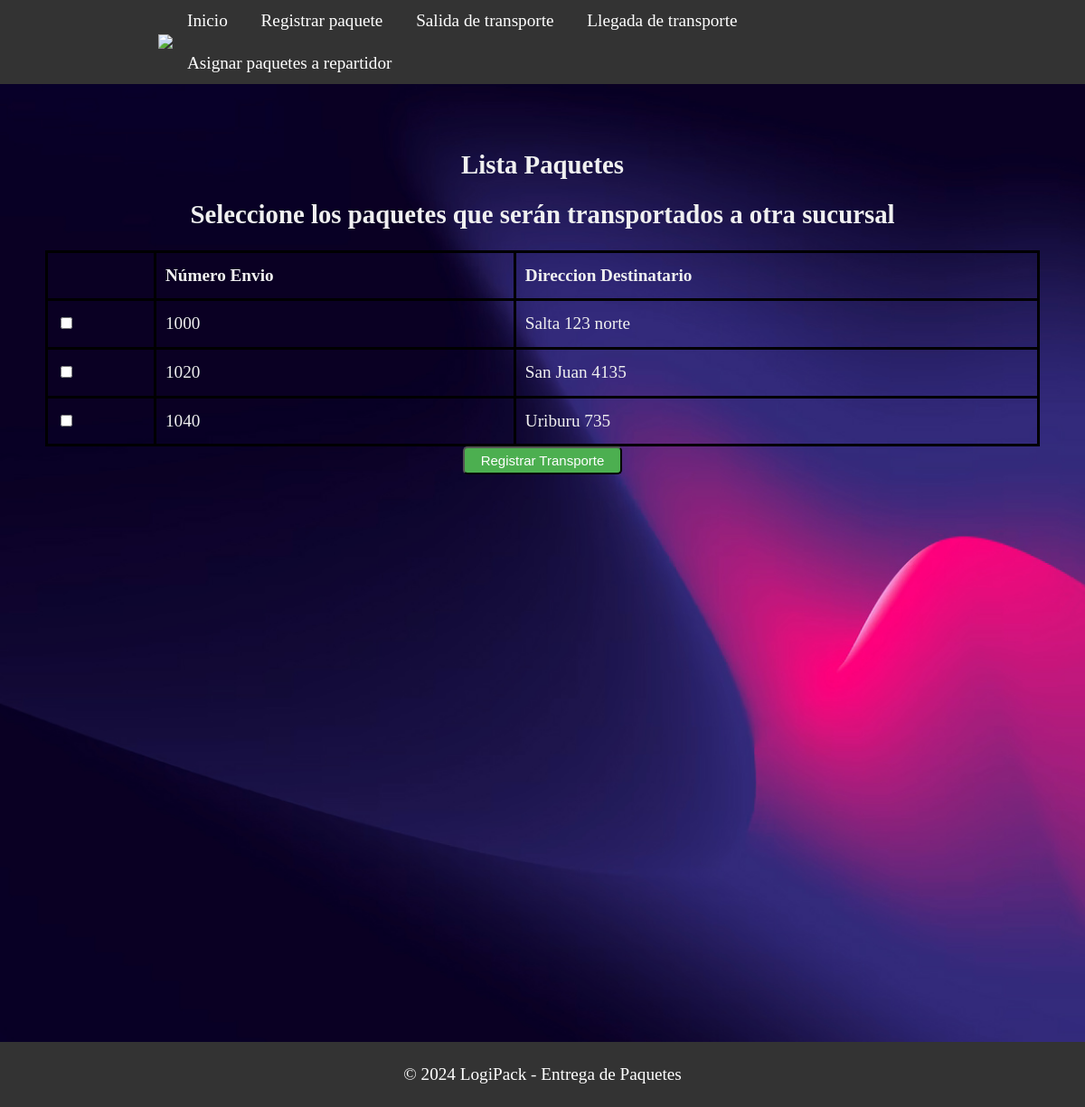
/seleccionar_paquetes/1, run on an earlier commit of the app's database.
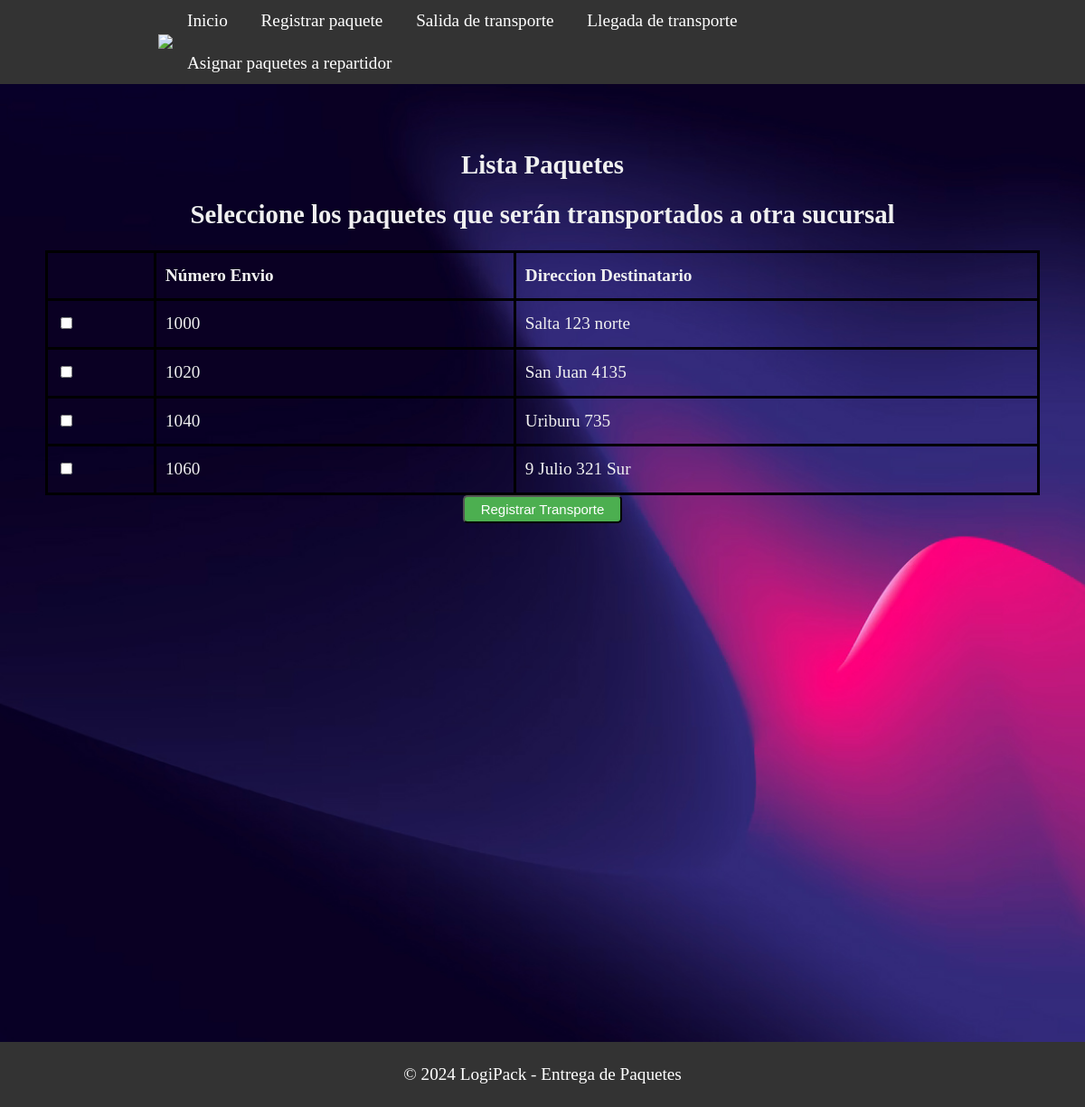
And on a later commit of the database.
### models.py (models this page shows)
class Paquete(db.Model):
    __tablename__ = 'paquete'
    id = db.Column(db.Integer,primary_key=True)
    numeroenvio = db.Column(db.String(20),unique=True,nullable=False)
    peso = db.Column(db.String(80),nullable=False)
    nomdestinatario = db.Column(db.String(80),nullable=False)
    dirdestinatario = db.Column(db.String(80),nullable=False)
    entregado =  db.Column(db.String(80),nullable=False)
    observaciones =  db.Column(db.String(80),nullable=False)
    idsucursal= db.Column(db.Integer,db.ForeignKey('sucursal.id'))
    idtransporte= db.Column(db.Integer,db.ForeignKey('transporte.id'))
    idrepartidor= db.Column(db.Integer,db.ForeignKey('repartidor.id'))

### app.py (the view)
@app.route('/seleccionar_paquetes/<int:sucursal_id>')
def seleccionar_paquetes(sucursal_id):
    paquetes = Paquete.query.filter_by(entregado=False, idrepartidor=0).all() #Busca los paquetes que no fueron entregados o que no tiene repartidores asignados
    return render_template('despachanteListaPaquetes.html', paquetes=paquetes, sucursal_id=sucursal_id)

### templates/despachanteListaPaquetes.html (shortened to what this page needs)
<!DOCTYPE html>
<html>
<head>
    <link rel="stylesheet" type="text/css" href="{{ url_for('static', filename='css/style_sucursales.css') }}">
</head>
<body>
<header class="header">
    <div class="container logo-container">
        <a href="#" class="logo"><img src="static/img/logo.jpg"></a>
        <nav class="menu">
            <ul>
                <li><a href="{{ url_for('saludo') }}">Inicio</a></li>
                <li><a href="{{ url_for('despachante_registrar_paquete') }}">Registrar paquete</a></li>
                <li><a href="{{ url_for('salidaTransporte') }}">Salida de transporte</a></li>
                <li><a href="#">Llegada de transporte</a></li>
                <li><a href="#">Asignar paquetes a repartidor</a></li>
            </ul>
        </nav>
    </div>
</header>
<section class="section-principal">
    <div class="containerSucursal">
        <h1>Lista Paquetes</h1>
        <h2>Seleccione los paquetes que serán transportados a otra sucursal</h2>
        <form action="{{ url_for('registrar_paquete_transporte') }}" method="POST">
            <table>
                <thead>
                    <tr>
                        <th></th>
                        <th>Número Envio</th>
                        <th>Direccion Destinatario</th>
                    </tr>
                </thead>
                <tbody>
                    {% for paquete in paquetes %}
                        <tr>
                            <td>
                                <input type="checkbox" name="paquetes" value="{{ paquete.numeroenvio }}">
                            </td>
                            <td>{{ paquete.numeroenvio }}</td>
                            <td>{{ paquete.dirdestinatario }}</td>
                        </tr>
                    {% endfor %}
                </tbody>
            </table>
            <button type="submit" class="sesion">Registrar Transporte</button>
        </form>
    </div>
</section>
<footer>
    <div class="container">
        <p>&copy; 2024 LogiPack - Entrega de Paquetes</p>
    </div>
</footer>
</body>
</html>

### static/css/style_sucursales.css (style rules this page uses)
body { width: 100%; font-family: georgia,times,serif; color: #333; background-image: url('hero-bg.jpg'); background-size: cover; font-size: 1.2rem; line-height: 1.6em; margin: 0; }
.header { background:#333; color:white; }
.header a { color:white; text-decoration:none; }
.menu ul { margin: 0; padding: 0; list-style: none; }
.menu ul li { display: inline-block; }
.menu ul li a { display: block; padding: 0.5rem 1rem; transition: all 0.4s linear; border-radius: 5px; }
.logo { letter-spacing: 15px; font-size:1.3em; }
.logo img { width: 2.2em; }
.logo-container { display: flex; justify-content: space-between; align-items: center; }
.container { max-width: 850px; margin: 0 auto; }
.sesion { display: inline-block; background-color: #4CAF50; color: #fff; padding: 5px 18px; text-decoration: none; font-size: 15px; border-radius: 5px; transition: background-color 0.3s ease; }
table { width: 100%; border-collapse: collapse; }
table, th, td { border: 3px solid black; }
th, td { padding: 10px; text-align: left; }
.section-principal { height: 120vh; padding: 50px; background:tomato; color:rgb(240,240,240); text-align: center; background-image: url('hero-bg.jpg'); background-size: cover; }
footer { background-color: #333; color: #fff; text-align: center; padding: 1px; }

What changed in the data, as far as the page shows it:
added Paquete: numeroenvio "1060", dirdestinatario "9 Julio 321 Sur"
